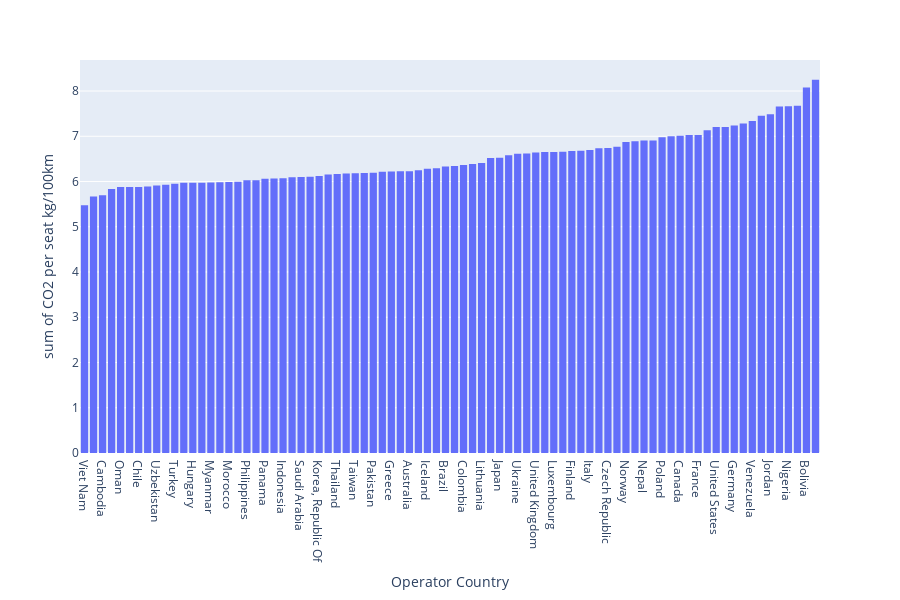

Here is the notebook cell this chart was saved with:
### Code cell
px.histogram(plot_country.sort_values("CO2 per seat kg/100km"), x = "Operator Country", y = "CO2 per seat kg/100km", histfunc="sum")

### Figure 1 — Plotly figure (JSON) as saved in the notebook; plotly's stock layout.template omitted (floating-point values rounded to 4 significant figures)
{"data": [{"alignmentgroup": "True", "bingroup": "x", "histfunc": "sum", "hoverlabel": {"namelength": 0}, "hovertemplate": "Operator Country=%{x}<br>sum of CO2 per seat kg/100km=%{y}", "legendgroup": "", "marker": {"color": "#636efa"}, "name": "", "offsetgroup": "", "orientation": "v", "showlegend": false, "type": "histogram", "x": ["Viet Nam", "India", "Cambodia", "Latvia", "Oman", "Malaysia", "Chile", "New Zealand", "Uzbekistan", "Singapore", "Turkey", "Ireland", "Hungary", "Kuwait", "Myanmar", "Bangladesh", "Morocco", "Qatar", "Philippines", "China", "Panama", "Bahrain", "Indonesia", "Algeria", "Saudi Arabia", "Sri Lanka", "Korea, Republic Of", "Egypt", "Thailand", "Portugal", "Taiwan", "Ethiopia", "Pakistan", "Israel", "Greece", "United Arab Emirates", "Australia", "Hong Kong", "Iceland", "Iran, Islamic Republic Of", "Brazil", "Belgium", "Colombia", "Tunisia", "Lithuania", "Mexico", "Japan", "Russian Federation", "Ukraine", "Sweden", "United Kingdom", "Azerbaijan", "Luxembourg", "Spain", "Finland", "Bulgaria", "Italy", "Argentina", "Czech Republic", "Netherlands", "Norway", "Austria", "Nepal", "Switzerland", "Poland", "Libya", "Canada", "Malta", "France", "Denmark", "United States", "South Africa", "Germany", "Kazakhstan", "Venezuela", "Romania", "Jordan", "Kenya", "Nigeria", "Belarus", "Bolivia", "Iraq"], "xaxis": "x", "y": [5.476, 5.668, 5.695, 5.835, 5.878, 5.88, 5.881, 5.892, 5.915, 5.926, 5.951, 5.971, 5.973, 5.974, 5.98, 5.982, 5.99, 5.997, 6.025, 6.027, 6.061, 6.068, 6.07, 6.092, 6.098, 6.103, 6.123, 6.155, 6.167, 6.179, 6.181, 6.187, 6.193, 6.215, 6.224, 6.225, 6.229, 6.248, 6.283, 6.296, 6.334, 6.344, 6.362, 6.388, 6.409, 6.519, 6.526, 6.58, 6.615, 6.622, 6.64, 6.653, 6.655, 6.656, 6.672, 6.681, 6.698, 6.734, 6.739, 6.769, 6.871, 6.89, 6.908, 6.909, 6.977, 7.002, 7.012, 7.026, 7.028, 7.132, 7.204, 7.206, 7.239, 7.282, 7.337, 7.455, 7.488, 7.66, 7.662, 7.673, 8.079, 8.251], "yaxis": "y"}], "layout": {"barmode": "relative", "height": 600, "legend": {"tracegroupgap": 0}, "margin": {"t": 60}, "xaxis": {"anchor": "y", "domain": [0, 1], "title": {"text": "Operator Country"}}, "yaxis": {"anchor": "x", "domain": [0, 1], "title": {"text": "sum of CO2 per seat kg/100km"}}}}
